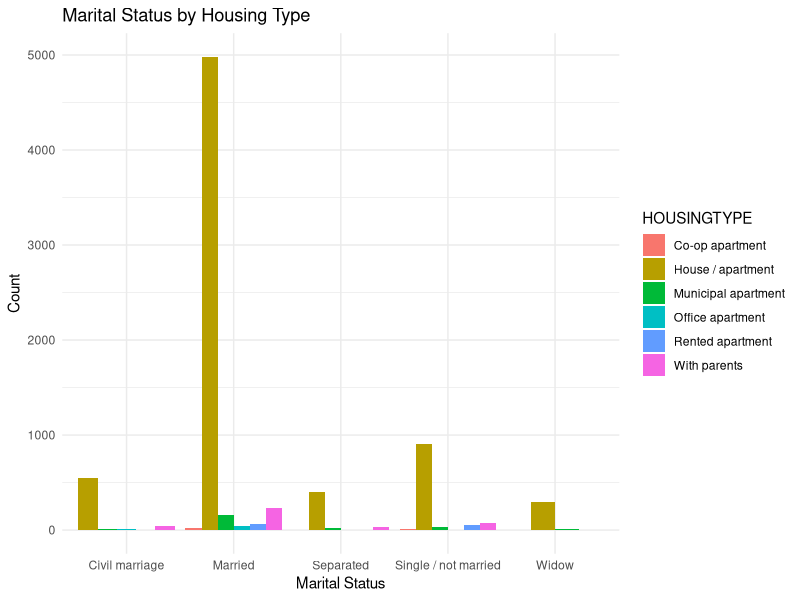
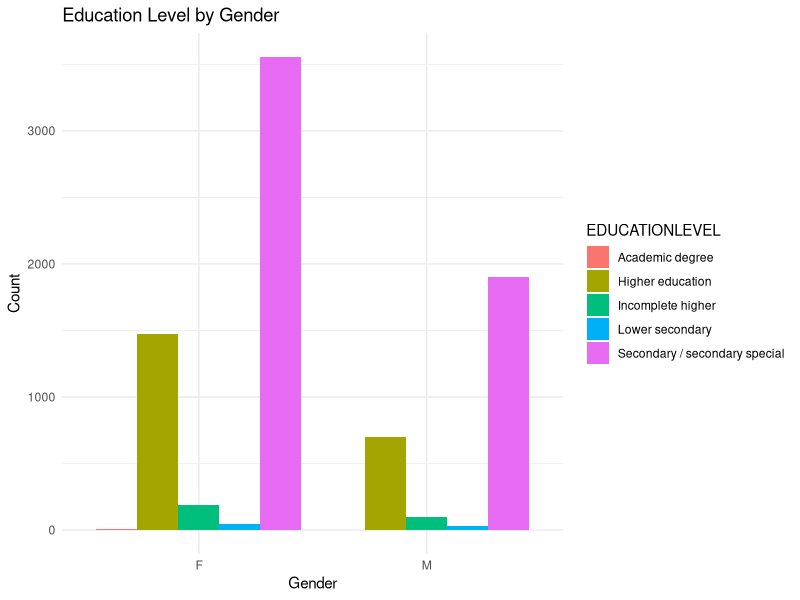
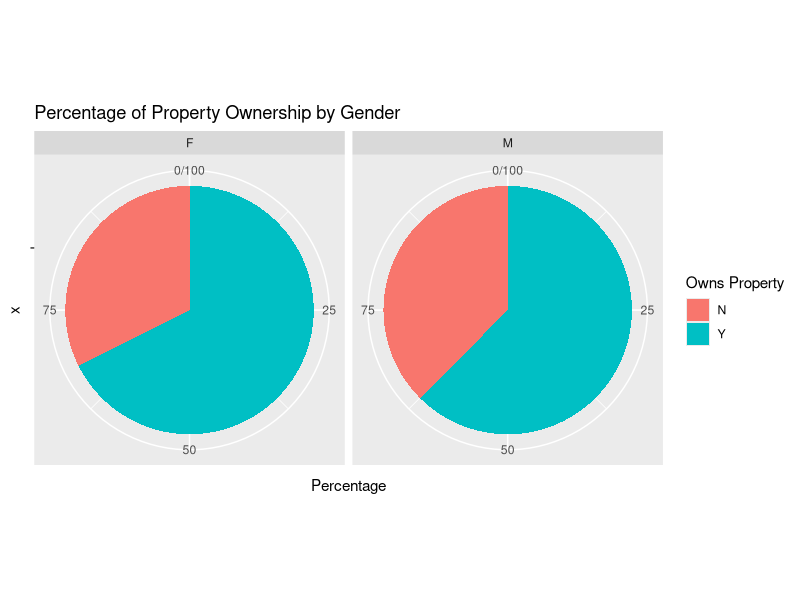
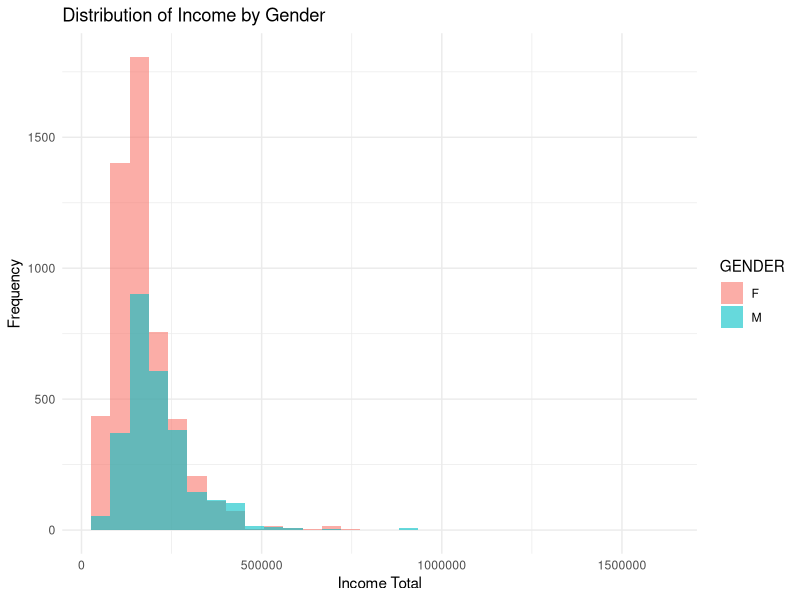
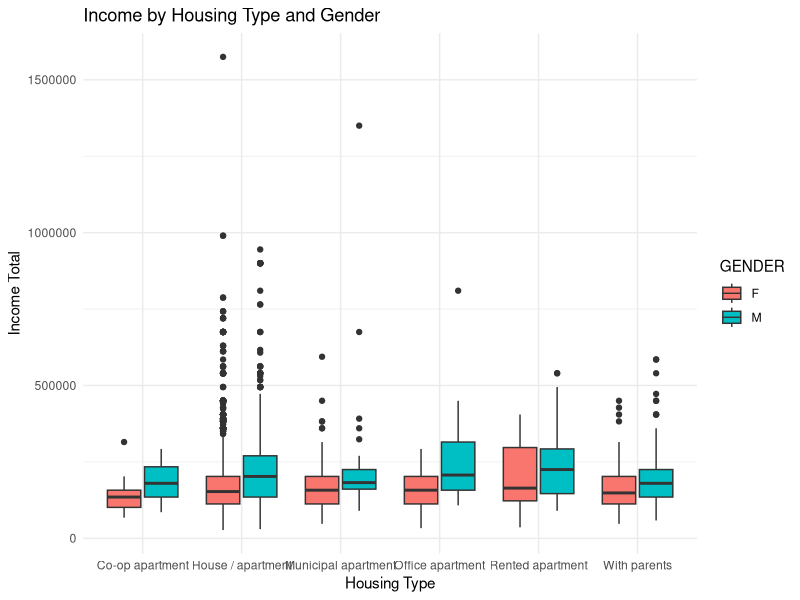
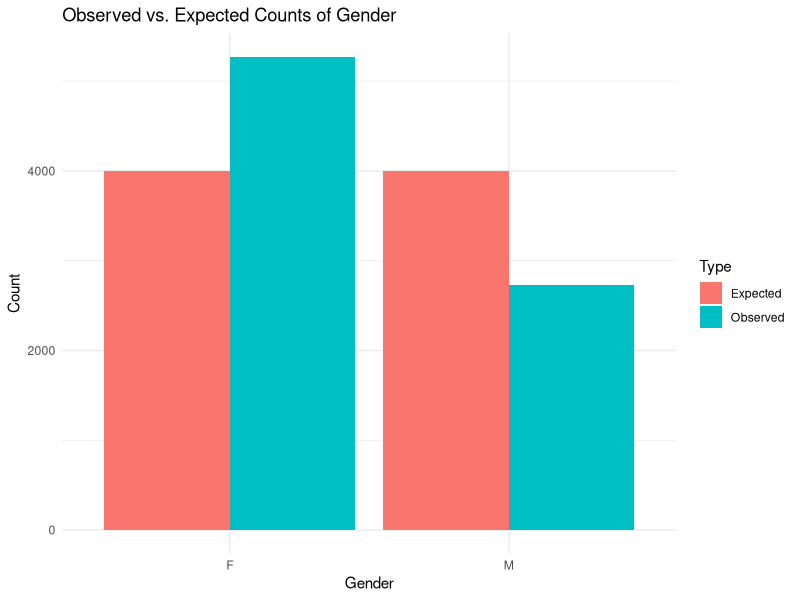
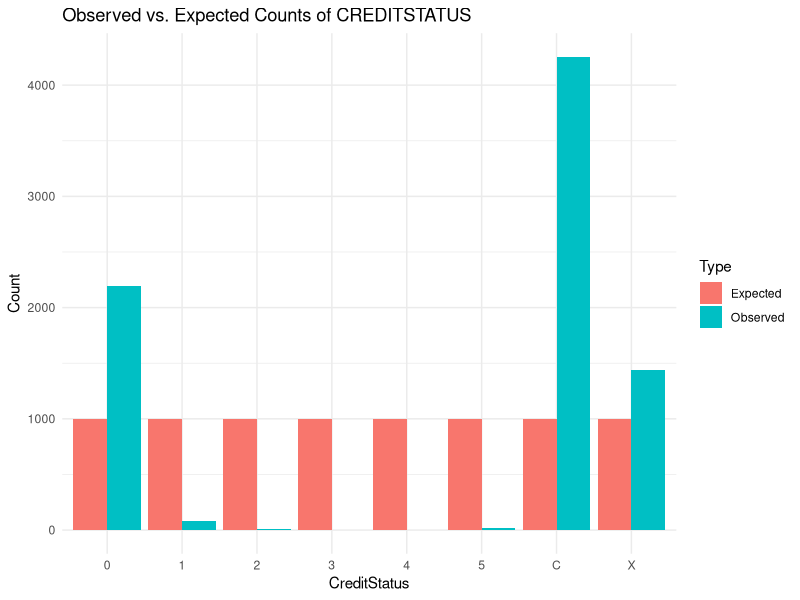
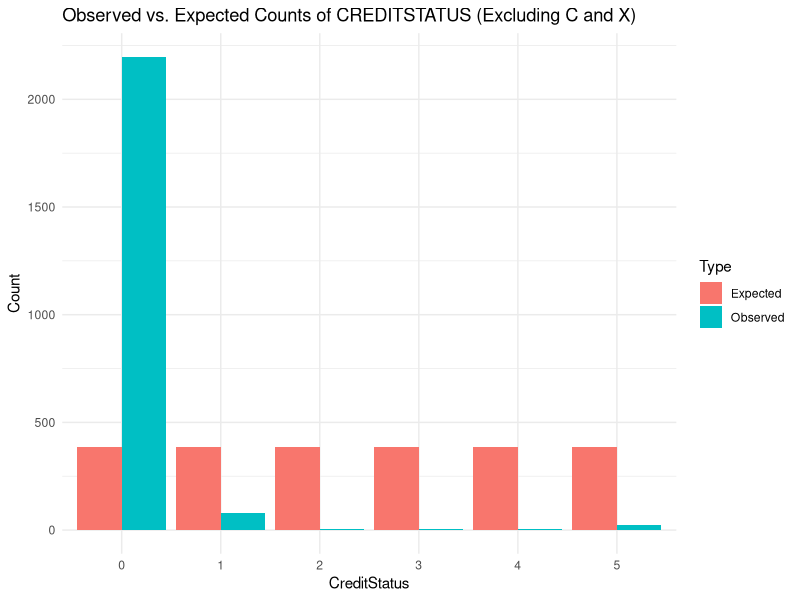

Write R code to recreate these figures, in order.
# Load necessary libraries
library(dplyr)
library(ggplot2)
library(readr)
library(psych)
library(car)
library(stats)
library(tseries)

# Load data
data <- read.csv("BankCustomerData_Dataset.csv")

# Data Validation and Basic Data Exploration
# Checking data structure
str(data)

print("Missing data by column:")
colSums(is.na(data))
data <- data[!duplicated(data), ]

#### plot representing house type in relation with martial status ####
ggplot(data, aes(x = MARITALSTATUS, fill = HOUSINGTYPE)) +
  geom_bar(position = "dodge") +
  labs(title = "Marital Status by Housing Type",
       x = "Marital Status",
       y = "Count") +
  theme_minimal()
# Summary statistics for numeric columns
summary_stats <- data %>%
  select(CHILDRENCOUNT, INCOMETOTAL, FAMSIZE) %>%
  summary()
print("Summary statistics for numeric columns:")
print(summary_stats)

# Descriptive Analysis and Visualizations
# Frequency table for categorical data
categorical_vars <- c("GENDER", "EDUCATIONLEVEL", "OWNPROPERTY", "MARITALSTATUS", "HOUSINGTYPE")

for (var in categorical_vars) {
  cat("\nFrequency distribution for", var, ":\n")
  print(table(data[[var]]))
}

# Visualization: Bar chart of EDUCATIONLEVEL by GENDER
ggplot(data, aes(x = GENDER, fill = EDUCATIONLEVEL)) +
  geom_bar(position = "dodge") +
  labs(title = "Education Level by Gender", x = "Gender", y = "Count") +
  theme_minimal()

# Visualization: Pie chart of OWNPROPERTY by GENDER
prop_data <- data %>%
  group_by(GENDER, OWNPROPERTY) %>%
  summarize(count = n()) %>%
  mutate(percentage = count / sum(count) * 100)

ggplot(prop_data, aes(x = "", y = percentage, fill = OWNPROPERTY)) +
  geom_bar(stat = "identity", width = 1) +
  coord_polar("y") +
  facet_wrap(~ GENDER) +
  labs(title = "Percentage of Property Ownership by Gender", y = "Percentage", fill = "Owns Property")

# Histogram of Income by Gender
ggplot(data, aes(x = INCOMETOTAL, fill = GENDER)) +
  geom_histogram(alpha = 0.6, bins = 30, position = "identity") +
  labs(title = "Distribution of Income by Gender", x = "Income Total", y = "Frequency") +
  theme_minimal()

# Box plot of INCOMETOTAL by HOUSINGTYPE and GENDER
ggplot(data, aes(x = HOUSINGTYPE, y = INCOMETOTAL, fill = GENDER)) +
  geom_boxplot() +
  labs(title = "Income by Housing Type and Gender", x = "Housing Type", y = "Income Total") +
  theme_minimal()

# ANOVA Analysis

# One-Way ANOVA on Housing Type
#anova_housing <- aov(INCOMETOTAL ~ HOUSINGTYPE, data = data)
#summary(anova_housing)
#TukeyHSD(anova_housing)

# One-Way ANOVA with Blocking Variable (Credit Status)
#anova_blocking <- aov(INCOMETOTAL ~ HOUSINGTYPE + CREDITSTATUS, data = data)
#summary(anova_blocking)

# Post-Hoc Comparisons for Housing Type
#pairwise.t.test(data$INCOMETOTAL, data$HOUSINGTYPE, p.adjust.method = "bonferroni")

# One-Way ANOVA on Education Level
#anova_education <- aov(INCOMETOTAL ~ EDUCATIONLEVEL, data = data)
#summary(anova_education)
#TukeyHSD(anova_education)

# Non-parametric Tests
# Distribution Examination for Housing Type
#library(FSA)
#hist(data$INCOMETOTAL, main = "Distribution of Income by Housing Type", xlab = "Income Total")
#qqnorm(data$INCOMETOTAL)
#qqline(data$INCOMETOTAL)

# Kruskal-Wallis Test for Housing Type
#kruskal.test(INCOMETOTAL ~ HOUSINGTYPE, data = data)

# Kruskal-Wallis Test for Education Level
#kruskal.test(INCOMETOTAL ~ EDUCATIONLEVEL, data = data)


# Runs Tests
rt_owncar<-runs.test(factor(data$OWNCAR))
print(rt_owncar)
#  not random

rt_ownprop<-runs.test(factor(data$OWNPROPERTY))
print(rt_ownprop)
# not random

data$CREDITSTATUS_BINARY <- ifelse(data$CREDITSTATUS == "0", 1, 0)
rt_credscore<-runs.test(factor(data$CREDITSTATUS_BINARY))
print(rt_credscore)
# not random


# chi square goodness of fit test 

# Gender

observed_counts <- table(data$GENDER)
expected_proportions <- c(0.5, 0.5) 

total_count <- sum(observed_counts)
expected_counts <- total_count * expected_proportions

chi_square_test <- chisq.test(observed_counts, p = expected_proportions)
print(chi_square_test)

# data does not follow an Bernoulli distribution.

# Load ggplot2 if not already installed
if (!require(ggplot2)) install.packages("ggplot2")
library(ggplot2)

gender_labels <- names(observed_counts)
expected_counts <- total_count * expected_proportions
plot_data <- data.frame(
  Gender = rep(gender_labels, 2),
  Count = c(observed_counts, expected_counts),
  Type = rep(c("Observed", "Expected"), each = length(gender_labels))
)

# Plot
ggplot(plot_data, aes(x = Gender, y = Count, fill = Type)) +
  geom_bar(stat = "identity", position = "dodge") +
  labs(title = "Observed vs. Expected Counts of Gender",
       y = "Count") +
  theme_minimal()


# Load necessary package
if (!require(ggplot2)) install.packages("ggplot2")
library(ggplot2)

# Define observed counts
observed_counts <- table(data$CREDITSTATUS)

# Define expected proportions (adjust these based on your expectations)
# Example: If we assume equal probability for 8 categories
expected_proportions <- rep(1 / length(observed_counts), length(observed_counts))

# Calculate expected counts
total_count <- sum(observed_counts)
expected_counts <- total_count * expected_proportions

# Perform Chi-Square Goodness of Fit test
chi_square_test_creditstatus <- chisq.test(observed_counts, p = expected_proportions)
print(chi_square_test_creditstatus)

#does not follow multinaulli dist.


# Prepare data for plotting
credit_labels <- names(observed_counts)
plot_data <- data.frame(
  CreditStatus = rep(credit_labels, 2),
  Count = c(observed_counts, expected_counts),
  Type = rep(c("Observed", "Expected"), each = length(credit_labels))
)

# Plot Observed vs Expected counts
ggplot(plot_data, aes(x = CreditStatus, y = Count, fill = Type)) +
  geom_bar(stat = "identity", position = "dodge") +
  labs(title = "Observed vs. Expected Counts of CREDITSTATUS",
       y = "Count") +
  theme_minimal()

#most people have paid off loans, dont have loans or have loans pending from 0-29 days.
#lets remove these classes and see


# Filter out the categories "C" and "X" from CREDITSTATUS
filtered_data <- data[!(data$CREDITSTATUS %in% c("C", "X")), ]

observed_counts_filtered <- table(filtered_data$CREDITSTATUS)

expected_proportions_filtered <- rep(1 / length(observed_counts_filtered), length(observed_counts_filtered))

total_count_filtered <- sum(observed_counts_filtered)
expected_counts_filtered <- total_count_filtered * expected_proportions_filtered

chi_square_test_creditstatus_filtered <- chisq.test(observed_counts_filtered, p = expected_proportions_filtered)
print(chi_square_test_creditstatus_filtered)

credit_labels_filtered <- names(observed_counts_filtered)
plot_data_filtered <- data.frame(
  CreditStatus = rep(credit_labels_filtered, 2),
  Count = c(observed_counts_filtered, expected_counts_filtered),
  Type = rep(c("Observed", "Expected"), each = length(credit_labels_filtered))
)

library(ggplot2)
ggplot(plot_data_filtered, aes(x = CreditStatus, y = Count, fill = Type)) +
  geom_bar(stat = "identity", position = "dodge") +
  labs(title = "Observed vs. Expected Counts of CREDITSTATUS (Excluding C and X)",
       y = "Count") +
  theme_minimal()

#still not multinaulli

# Filter out the categories "0", "C", and "X" from CREDITSTATUS
filtered_data <- data[!(data$CREDITSTATUS %in% c("0", "C", "X")), ]

observed_counts_filtered <- table(filtered_data$CREDITSTATUS)

expected_proportions_filtered <- rep(1 / length(observed_counts_filtered), length(observed_counts_filtered))

total_count_filtered <- sum(observed_counts_filtered)
expected_counts_filtered <- total_count_filtered * expected_proportions_filtered

# Perform Chi-Square Goodness of Fit test
chi_square_test_creditstatus_filtered <- chisq.test(observed_counts_filtered, p = expected_proportions_filtered)
print(chi_square_test_creditstatus_filtered)

credit_labels_filtered <- names(observed_counts_filtered)
plot_data_filtered <- data.frame(
  CreditStatus = rep(credit_labels_filtered, 2),
  Count = c(observed_counts_filtered, expected_counts_filtered),
  Type = rep(c("Observed", "Expected"), each = length(credit_labels_filtered))
)

library(ggplot2)
ggplot(plot_data_filtered, aes(x = CreditStatus, y = Count, fill = Type)) +
  geom_bar(stat = "identity", position = "dodge") +
  labs(title = "Observed vs. Expected Counts of CREDITSTATUS (Filtered)",
       y = "Count") +
  theme_minimal()

#so it doesnt follow multinaulli at all
# lets try a poisson dist.

filtered_data_poisson <- data[data$CREDITSTATUS %in% c("0", "1", "2", "3", "4", "5"), ]

observed_counts_poisson <- table(filtered_data_poisson$CREDITSTATUS)

# Calculate the mean (λ) of the observed counts
lambda <- mean(as.numeric(names(observed_counts_poisson)) * observed_counts_poisson) / sum(observed_counts_poisson)

# Calculate expected counts based on Poisson distribution with mean λ
expected_counts_poisson <- sum(observed_counts_poisson) * dpois(as.numeric(names(observed_counts_poisson)), lambda)

chi_square_test_poisson <- chisq.test(observed_counts_poisson, p = expected_counts_poisson / sum(expected_counts_poisson))
print(chi_square_test_poisson)


#Doesn't follow poisson either

